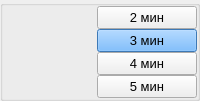
           <widget class="QGroupBox" name="time_box">
            <property name="minimumSize">
             <size>
              <width>0</width>
              <height>0</height>
             </size>
            </property>
            <property name="maximumSize">
             <size>
              <width>16777215</width>
              <height>16777215</height>
             </size>
            </property>
            <property name="layoutDirection">
             <enum>Qt::RightToLeft</enum>
            </property>
            <property name="title">
             <string/>
            </property>
            <property name="alignment">
             <set>Qt::AlignLeading|Qt::AlignLeft|Qt::AlignTop</set>
            </property>
            <layout class="QVBoxLayout" name="verticalLayout_2">
             <property name="spacing">
              <number>0</number>
             </property>
             <property name="leftMargin">
              <number>0</number>
             </property>
             <property name="topMargin">
              <number>0</number>
             </property>
             <property name="rightMargin">
              <number>0</number>
             </property>
             <property name="bottomMargin">
              <number>0</number>
             </property>
             <item>
              <widget class="QPushButton" name="btn_min2">
               <property name="maximumSize">
                <size>
                 <width>100</width>
                 <height>28</height>
                </size>
               </property>
               <property name="font">
                <font>
                 <pointsize>10</pointsize>
                </font>
               </property>
               <property name="cursor">
                <cursorShape>PointingHandCursor</cursorShape>
               </property>
               <property name="focusPolicy">
                <enum>Qt::NoFocus</enum>
               </property>
               <property name="toolTip">
                <string>Клавиша 2</string>
               </property>
               <property name="layoutDirection">
                <enum>Qt::RightToLeft</enum>
               </property>
               <property name="text">
                <string>2 мин</string>
               </property>
              </widget>
             </item>
             <item>
              <widget class="QPushButton" name="btn_min3">
               <property name="maximumSize">
                <size>
                 <width>100</width>
                 <height>28</height>
                </size>
               </property>
               <property name="font">
                <font>
                 <pointsize>10</pointsize>
                </font>
               </property>
               <property name="cursor">
                <cursorShape>PointingHandCursor</cursorShape>
               </property>
               <property name="focusPolicy">
                <enum>Qt::NoFocus</enum>
               </property>
               <property name="toolTip">
                <string>Клавиша 3</string>
               </property>
               <property name="layoutDirection">
                <enum>Qt::RightToLeft</enum>
               </property>
               <property name="styleSheet">
                <string notr="true">background-color: rgb(85, 170, 255);</string>
               </property>
               <property name="text">
                <string>3 мин</string>
               </property>
              </widget>
             </item>
             <item>
              <widget class="QPushButton" name="btn_min4">
               <property name="maximumSize">
                <size>
                 <width>100</width>
                 <height>28</height>
                </size>
               </property>
               <property name="font">
                <font>
                 <pointsize>10</pointsize>
                </font>
               </property>
               <property name="cursor">
                <cursorShape>PointingHandCursor</cursorShape>
               </property>
               <property name="focusPolicy">
                <enum>Qt::NoFocus</enum>
               </property>
               <property name="toolTip">
                <string>Клавиша 4</string>
               </property>
               <property name="layoutDirection">
                <enum>Qt::RightToLeft</enum>
               </property>
               <property name="text">
                <string>4 мин</string>
               </property>
              </widget>
             </item>
             <item>
              <widget class="QPushButton" name="btn_min5">
               <property name="maximumSize">
                <size>
                 <width>100</width>
                 <height>28</height>
                </size>
               </property>
               <property name="font">
                <font>
                 <pointsize>10</pointsize>
                </font>
               </property>
               <property name="cursor">
                <cursorShape>PointingHandCursor</cursorShape>
               </property>
               <property name="focusPolicy">
                <enum>Qt::NoFocus</enum>
               </property>
               <property name="toolTip">
                <string>Клавиша 5</string>
               </property>
               <property name="layoutDirection">
                <enum>Qt::RightToLeft</enum>
               </property>
               <property name="text">
                <string>5 мин</string>
               </property>
              </widget>
             </item>
            </layout>
           </widget>
